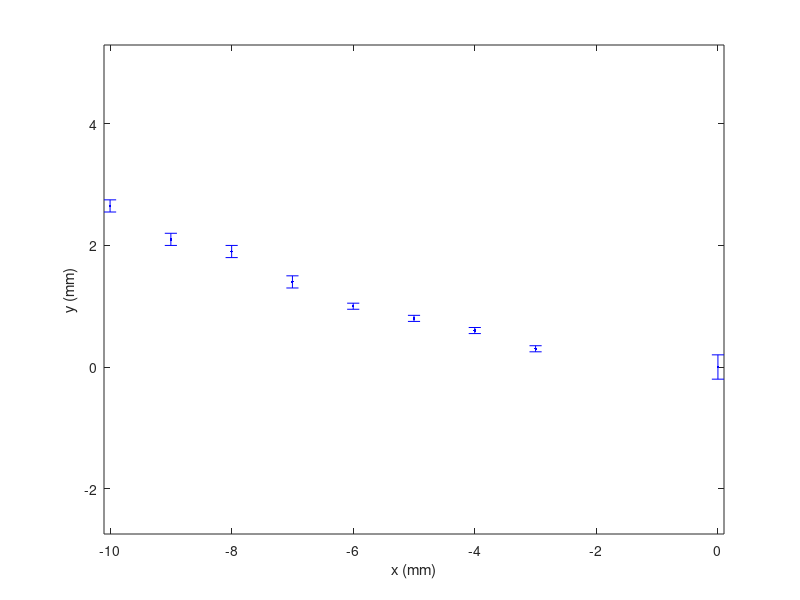

This figure's MATLAB source:
clear all; close all;
%%
% Enter the measured data points by hand
x = [-10 -9 -8 -7 -6 -5 -4 -3 0];
y = [2.65 2.10 1.90 1.40 1.00 0.80 0.60 0.30 0.00];
ey = [0.1 0.1 0.1 0.1 0.05 0.05 0.05 0.05 0.2];
% Plot the data with error bars 
figure(1)
errorbar(x,y,ey,'b.')
% Don?t forget the labels
xlabel('x (mm)')
ylabel('y (mm)')
axis equal
%%
hold on
% Do something else now that the first part works.
hold off
%%
% Do something in a second figure window.
%figure(5)
%plot(x,x.^2)